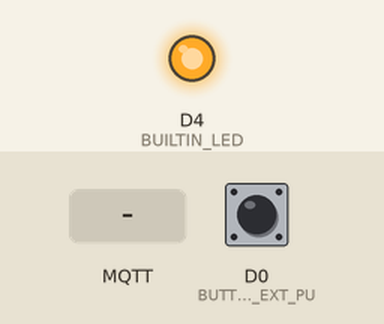
Bench run of a program on a simulated ESP8266 (NodeMCU). Parts: output pins drawn as LEDs (lit = HIGH, except the on-board LED, lit = LOW). Inputs (shaded band) come from the test bench; at power-on: D0 (BUTTON_EXT_PU) HIGH. WiFi joins after 1.5 s; servers stay silent unless stated; random numbers use the default seed unless the program sets one; no MQTT or app messages arrive unless stated; what the program prints to the serial monitor is not drawn.

Above: at 2.7 s.
2.8 s: MQTT message "1" arrives on the first subscribed topic
At 3.5 s:
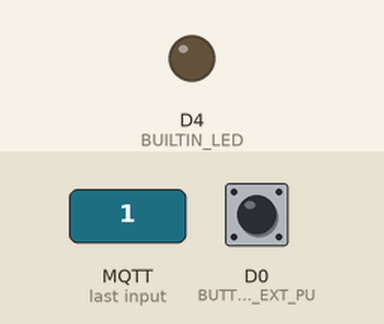
8.9 s: MQTT message "0" arrives on the first subscribed topic
At 9.4 s:
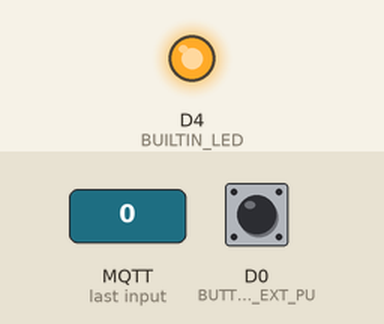
Timing chart, 0 to 11.9 s (numbered marks = the images above; inputs shaded):
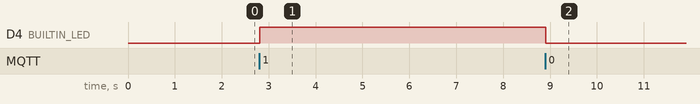

The program:

main.cpp
```cpp
//-----------------------------
// Title: MQTT
//-----------------------------
// Program Details:
//-----------------------------
// Purpose: Conenct to broker.mqtt-dashboard.com, Publish and subscribe
// Dependencies: Make sure you have installed PubSubClient.h
// Compiler: PIO Version 1.72.0
// Atuhor: Originally an example called ESP8266-mqtt / slightly modified and cleaned up by Farid Farahmand
// OUTPUT: publishes 1,2,3,.... on outTopic every publishTimeInterval
// INPUT: Received value from the broker on inTopic
// SETUP: To see the published values go to http://www.hivemq.com/demos/websocket-client/
//        subscribe to inTopic and outTopic. You can also create an APP using MQTT Dash
// Versions:
//  v1: Nov-24-2022 - Cleaned up version
//-----------------------------

#include <Arduino.h>
#include <ESP8266WiFi.h>
#include <ESP8266HTTPClient.h>
#include <PubSubClient.h>


// WiFi variables
//REDACTED
//const char* ssid = "XXXXXXXXXXXX";
const char* ssid = "XXXXXXXXXXXXXXXX";  // Enter your WiFi name
//const char* password = "XXXXXXXXXXXXXX";  // Enter WiFi password
const char* password = "XXXXXXXXXXXXXXXX";

// MQTT variables
const char* mqtt_server = "broker.mqtt-dashboard.com";
const char* publishTopic = "testtopic/temp/outTopic/lymanj";   // outTopic where ESP publishes
const char* subscribeTopic = "testtopic/temp/inTopic/lymanj";  // inTopic where ESP has subscribed to
#define publishTimeInterval 10000 // in seconds

// Definitions
unsigned long lastMsg = 0;
unsigned long lastMeasure = 0;
#define MSG_BUFFER_SIZE	(50)
#define BUILTIN_LED 2 // built-in LED
#define BUTTON_EXT_PU D0
#define POTENTIOMETER A0
char msg[MSG_BUFFER_SIZE];
int value = 0;
int ledStatus = 0;
bool sendData = false;
WiFiClient espClient;
PubSubClient client(espClient); // define MQTTClient


void setup_wifi() {
  delay(10);
  // We start by connecting to a WiFi network
  Serial.println();
  Serial.print("Connecting to ");
  Serial.println(ssid);

  //WiFi.mode(WIFI_STA);
  WiFi.begin(ssid, password);

  while (WiFi.status() != WL_CONNECTED) {
    delay(500);
    Serial.print(".");
  }

  randomSeed(micros());

  Serial.println("");
  Serial.println("WiFi connected");
  Serial.println("IP address: ");
  Serial.println(WiFi.localIP());
}
  //------------------------------------------

void callback(char* topic, byte* payload, int length) {
  Serial.print("Message arrived ["); // Received the incoming message
  Serial.print(topic);
  Serial.print("] ");
  for (int i = 0; i < length; i++) {
    Serial.print((char)payload[i]);  // the received value is in (char)payload[i]
  }
  Serial.println();
  // Switch on the LED if an 1 was received as first character
  // add your code here

  if (char(payload[0]) == '0')
  {
    Serial.println("Message Received: 0");
    digitalWrite(LED_BUILTIN, LOW);
  }
  else if (char(payload[0]) == '1')
  {
    Serial.println("Message Received: 1");
    digitalWrite(LED_BUILTIN, HIGH);
  }
  else
  {
    Serial.print("Message Received: ");
    Serial.println(char(payload[0]));
  }

}
  //------------------------------------------

void reconnect() {
  // Loop until we're reconnected
  while (!client.connected()) {
    Serial.print("Attempting MQTT connection...");
    // Create a random client ID
    String clientId = "asdvjoiasdbjaESP8266Client-";
    clientId += String(random(0xffff), HEX);
    // Attempt to connect
    if (client.connect(clientId.c_str())) {
      Serial.println("connected");
      // ... and resubscribe
      client.subscribe(subscribeTopic);
    } else {
      Serial.print("failed, rc=");
      Serial.print(client.state());
      Serial.println(" try again in 5 seconds");
      // Wait 5 seconds before retrying
      delay(5000);
    }
  }
}
 //------------------------------------------

void setup() {
  pinMode(BUILTIN_LED, OUTPUT);     // Initialize the BUILTIN_LED pin as an output
  pinMode(BUTTON_EXT_PU, INPUT);
  pinMode(POTENTIOMETER, INPUT);
  Serial.begin(9600);
  setup_wifi();


  client.setServer(mqtt_server, 1883);
  client.setCallback(callback);

}
//------------------------------------------
void loop() {
  unsigned long now = millis();
   if (!digitalRead(BUTTON_EXT_PU))
   {
     sendData = true;
   }
  if(WiFi.status() != WL_CONNECTED)
   {
     WiFi.disconnect();
     Serial.println("WiFi disconnected, Reconnecting.");
     setup_wifi();
   }

  if (!client.connected()) {
    //client.disconnect();
    reconnect(); // check for the latest value in inTopic
  }
  client.loop();


//test analog read to see it break
//analogRead(POTENTIOMETER);

// Publish to outTopic
  if ( sendData && now - lastMsg > publishTimeInterval) {
    lastMsg = now;
    float voltage = analogRead(POTENTIOMETER);
    voltage = 3.3 * voltage / float(1024);
    snprintf(msg, MSG_BUFFER_SIZE, "Voltage: %f", voltage); // prints Number # 1, Number # 2, .....
    Serial.print("Publish message: ");
    Serial.println(msg);
    client.publish(publishTopic, msg);
    sendData = false;
  }

}
```

Measured:
- after the input at 2.8 s, D4 (BUILTIN_LED): LOW → HIGH at once
- after the input at 8.9 s, D4 (BUILTIN_LED): HIGH → LOW at once
